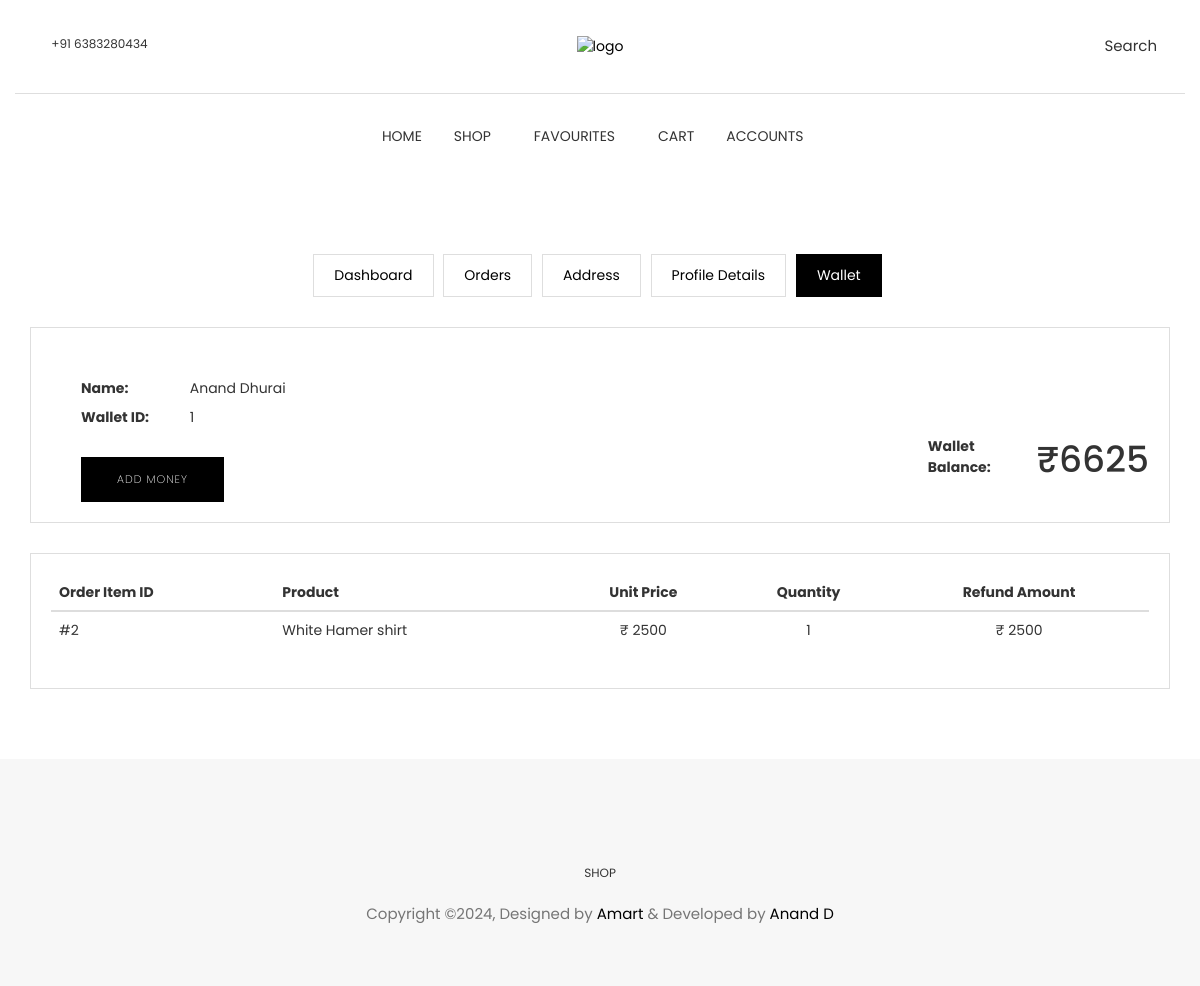
The app's page /customer/wallet (signed in) with its own data.
### accounts/models.py (models this page shows, shortened)
class Account(AbstractBaseUser):
    first_name = models.CharField(max_length=50)
    last_name = models.CharField(max_length=50)
    email = models.EmailField(max_length=254, unique=True)
    mobile = models.CharField(max_length=10, null=True, blank=True)
    profile_image = models.ImageField(
        upload_to="images/user/customer/profile_image", null=True
    )
    date_joined = models.DateTimeField(auto_now_add=True)
    last_login = models.DateTimeField(auto_now=True)
    is_active = models.BooleanField(default=False)
    is_customer = models.BooleanField(default=False)
    is_staff = models.BooleanField(default=False)
    is_admin = models.BooleanField(default=False)
    is_superadmin = models.BooleanField(default=False)
    USERNAME_FIELD = "email"
    REQUIRED_FIELDS = ["first_name", "last_name"]
    objects = AccountManager()

### customer/models.py (models this page shows, shortened)
class Wallet(models.Model):
    customer = models.OneToOneField(Customer, on_delete=models.CASCADE)
    balance = models.PositiveIntegerField(validators=[MinValueValidator(1)], default=0)

class OrderItem(models.Model):
    STATUS_CHOICES = [
        ("pending", "pending"),
        ("confirmed", "confirmed"),
        ("shipped", "shipped"),
        ("delivered", "delivered"),
        ("cancelled", "cancelled"),
    ]
    order = models.ForeignKey(Order, related_name="items", on_delete=models.CASCADE)
    product = models.ForeignKey(Product, on_delete=models.CASCADE)
    inventory = models.ForeignKey(Inventory, on_delete=models.CASCADE, default=1)
    size = models.CharField(max_length=2, default="S")
    price = models.PositiveIntegerField(validators=[MinValueValidator(1)])
    quantity = models.PositiveIntegerField(default=1)
    status = models.CharField(max_length=20, choices=STATUS_CHOICES, default="pending")

### product/models.py (models this page shows, shortened)
class Product(SoftDeleteModel):
    name = models.CharField(max_length=100)
    description = models.TextField(max_length=511, null=True, blank=True)
    main_category = models.ForeignKey(
        Category, on_delete=models.CASCADE, related_name="main_category_products"
    )
    subcategories = models.ManyToManyField(
        Category, related_name="subcategory_products", blank=True
    )
    mrp = models.PositiveIntegerField(
        validators=[MinValueValidator(1)], null=True, blank=True
    )
    is_available = models.BooleanField(default=True)
    slug = models.SlugField(unique=True, max_length=100)
    created_at = models.DateTimeField(auto_now_add=True)
    last_modified_at = models.DateTimeField(auto_now=True)
    approved = models.BooleanField(default=True)
    approved_objects = ApprovedProductManager()

class Inventory(models.Model):
    SIZE_CHOICES = [
        ("S", "Small"),
        ("M", "Medium"),
        ("L", "Large"),
        ("XL", "Extra Large"),
    ]
    product = models.ForeignKey(
        Product, related_name="inventory_sizes", on_delete=models.CASCADE
    )
    size = models.CharField(max_length=2, choices=SIZE_CHOICES, default="S")
    price = models.PositiveIntegerField(validators=[MinValueValidator(1)])
    stock = models.PositiveIntegerField()
    is_active = models.BooleanField(default=True)
    class Meta:
        verbose_name_plural = "Inventory"

### customer/views.py (the view, shortened to what this page needs)
# urls.py: path("wallet", views.customer_wallet, name="customer_wallet"),
@login_required
def customer_wallet(request):
    customer = request.user.customer
    wallet, _ = Wallet.objects.get_or_create(customer=customer)
    order_items = OrderItem.objects.filter(
        order__customer=customer, status="cancelled"
    ).order_by("-id")
    context = {"customer": customer, "wallet": wallet, "order_items": order_items}
    return render(request, "customer/customer-wallet.html", context)

### templates/customer/customer-wallet.html (shortened to what this page needs)
{% extends "home/base.html" %}
{% load static %}
{% block content %}
{% include 'home/includes/navigation.html' %}
<section class="user-dashboard page-wrapper">
    <div class="container">
        <div class="row">
            <div class="col-md-12">
                <ul class="list-inline dashboard-menu text-center">
                    <li><a href="{% url 'customer_dashboard' %}">Dashboard</a></li>
                    <li><a href="{% url 'customer_orders' %}">Orders</a></li>
                    <li><a href="{% url 'customer_address' %}">Address</a></li>
                    <li><a href="{% url 'customer_profile' %}">Profile Details</a></li>
                    <li><a class="active" href="{% url 'customer_wallet' %}">Wallet</a></li>
                </ul>
                <div class="dashboard-wrapper dashboard-user-profile">
                    <div class="media">
                        <div class="media-body">
                            <ul class="user-profile-list">
                                <li><span>Name:</span> {{ customer.first_name }} {{ customer.last_name }}</li>
                                <li><span>Wallet ID:</span> {{ wallet.id }}</li>
                                <li class="pull-right">
                                    <span><strong>Wallet Balance:</strong></span>
                                    <strong class="h1">₹{{ wallet.balance }}</strong>
                                </li>
                                <br>
                                <button class="btn btn-main" onclick="openAddMoneyModal()">ADD MONEY</button>
                            </ul>
                        </div>
                    </div>
                </div>
                <div class="dashboard-wrapper user-dashboard">
                    {% if order_items %}
                    <div class="table-responsive">
                        <table class="table">
                            <thead>
                                <tr>
                                    <th>Order Item ID</th>
                                    <th>Product</th>
                                    <th class="text-center">Unit Price</th>
                                    <th class="text-center">Quantity</th>
                                    <th class="text-center">Refund Amount</th>
                                </tr>
                            </thead>
                            <tbody>
                                {% for order_item in order_items %}
                                <tr>
                                    <td>#{{ order_item.id }}</td>
                                    <td>{{ order_item.product.name }}</td>
                                    <td class="text-center">₹ {{ order_item.inventory.price }}</td>
                                    <td class="text-center">{{ order_item.quantity }}</td>
                                    <td class="text-center">₹ {% widthratio order_item.quantity 1 order_item.inventory.price %}</td>
                                </tr>
                                {% endfor %}
                            </tbody>
                        </table>
                    </div>
                    {% else %}
                    <p>No Cancelled Orders Yet. Shop Now!</p>
                    <hr>
                    <a href="{% url 'shop' %}" class="btn btn-main">Shop Now</a>
                    {% endif %}
                </div>
            </div>
        </div>
    </div>
</section>
{% include 'home/includes/footer.html' %}
{% endblock content %}

### static/css/style.css (style rules this page uses)
body { line-height: 1.5; font-family: "Poppins", sans-serif; -webkit-font-smoothing: antialiased; }
ol, ul { margin: 0; padding: 0; list-style: none; }
a, a:focus, a:hover { text-decoration: none; outline: 0; color: #000; }
.btn-main, .btn-small, .btn-transparent, .btn-solid-border { background: #000; color: #fff; display: inline-block; font-size: 11px; letter-spacing: 1px; padding: 14px 35px; text-transform: uppercase; font-weight: 200; border-radius: 0; }
.page-wrapper { padding: 70px 0; }
.dashboard-menu .active { background: #000; color: #fff; border: 1px solid #000; }
.dashboard-menu li { padding: 0; margin: 0 3px; }
.dashboard-menu li a { padding: 10px 20px; border: 1px solid #dedede; display: inline-block; }
.dashboard-wrapper { border: 1px solid #dedede; margin-top: 30px; padding: 20px; }
.dashboard-user-profile .user-profile-list { margin-top: 30px; padding-left: 30px; }
.dashboard-user-profile .user-profile-list li { margin-bottom: 8px; }
.dashboard-user-profile .user-profile-list span { font-weight: bold; margin-right: 5px; width: 100px; display: inline-block; }

### records on screen
Account: first_name "Anand", last_name "Dhurai"
Wallet: id "1", balance "6625"
OrderItem: id "2", product.name "White Hamer shirt", inventory.price "2500", quantity "1", quantity+inventory "2500"
